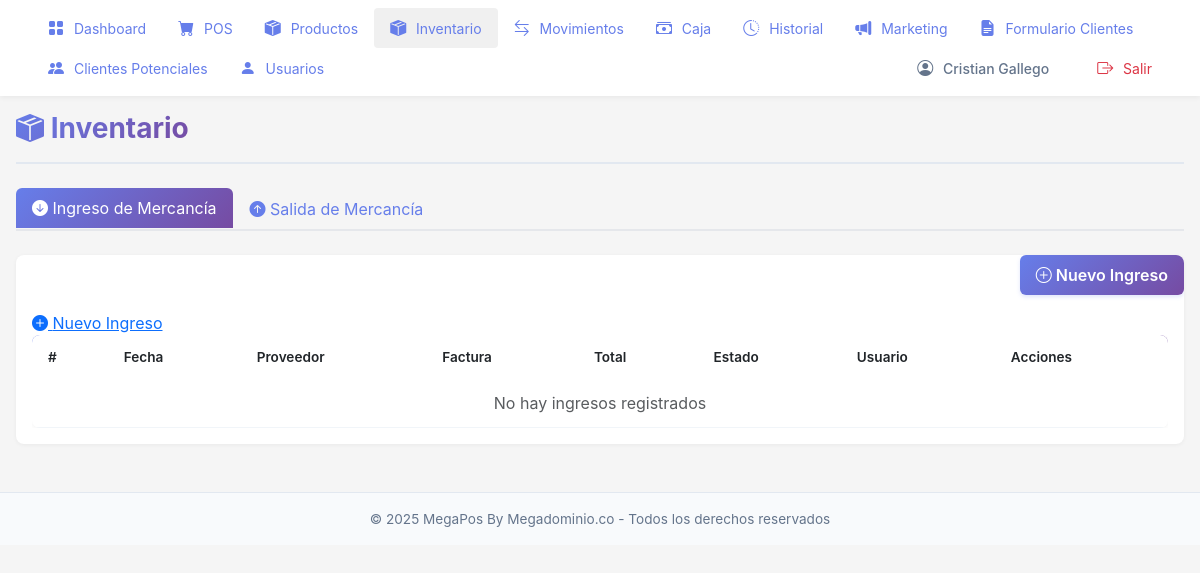
Page /inventario/ (signed in) on the earlier database version.
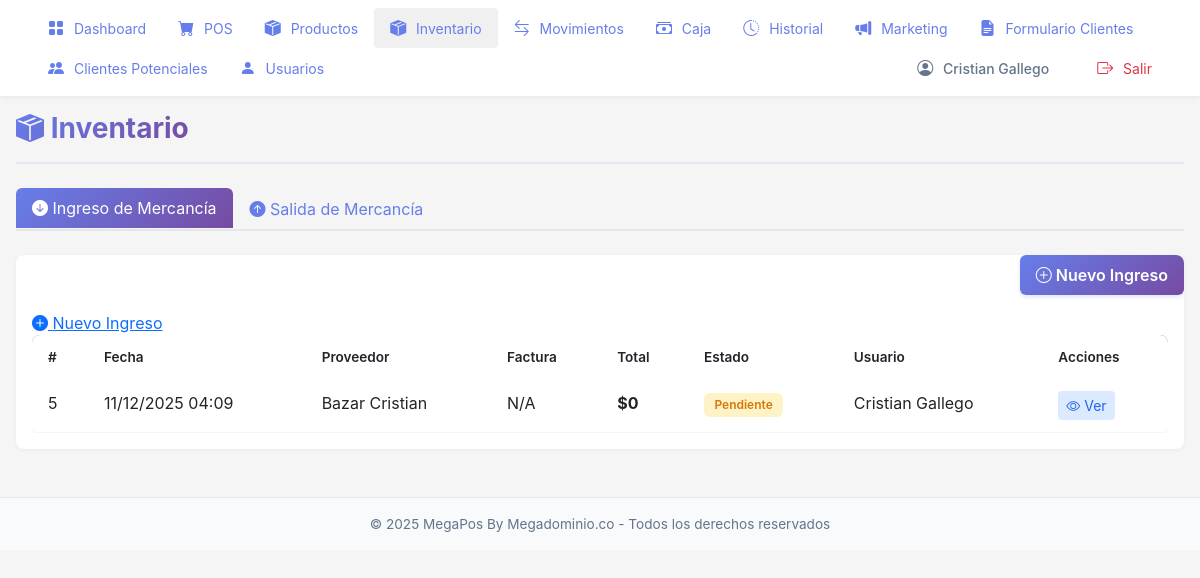
Same page on the later database version.
### pos/models.py (models this page shows, shortened)
class IngresoMercancia(models.Model):
    fecha = models.DateTimeField(
        default=timezone.now,
        db_index=True,
        verbose_name='Fecha'
    )
    proveedor = models.CharField(
        max_length=200,
        verbose_name='Proveedor'
    )
    numero_factura = models.CharField(
        max_length=100,
        null=True,
        blank=True,
        verbose_name='Número de Factura'
    )
    total = models.IntegerField(
        default=0,
        verbose_name='Total'
    )
    observaciones = models.TextField(
        null=True,
        blank=True,
        verbose_name='Observaciones'
    )
    usuario = models.ForeignKey(
        User,
        on_delete=models.PROTECT,
        related_name='ingresos_mercancia',
        verbose_name='Usuario'
    )
    completado = models.BooleanField(
        default=False,
        verbose_name='Completado'
    )
    class Meta:
        verbose_name = 'Ingreso de Mercancía'
        verbose_name_plural = 'Ingresos de Mercancía'
        ordering = ['-fecha']

### pos/views.py (the view)
# urls.py: path('inventario/', views.inventario_view, name='inventario'),
@login_required
@requiere_rol('Administradores', 'Inventario')
def inventario_view(request):
    from django.core.paginator import Paginator, EmptyPage, PageNotAnInteger
    ingresos_list = IngresoMercancia.objects.all().order_by('-fecha')
    salidas_list = SalidaMercancia.objects.all().order_by('-fecha')
    paginator_ingresos = Paginator(ingresos_list, 20)
    paginator_salidas = Paginator(salidas_list, 20)
    page = request.GET.get('page', 1)
    try:
        ingresos = paginator_ingresos.page(page)
    except PageNotAnInteger:
        ingresos = paginator_ingresos.page(1)
    except EmptyPage:
        ingresos = paginator_ingresos.page(paginator_ingresos.num_pages)
    try:
        salidas = paginator_salidas.page(page)
    except PageNotAnInteger:
        salidas = paginator_salidas.page(1)
    except EmptyPage:
        salidas = paginator_salidas.page(paginator_salidas.num_pages)
    tipo_activo = request.GET.get('tipo', 'ingreso')  # 'ingreso' o 'salida'
    context = {
        'ingresos': ingresos,
        'salidas': salidas,
        'tipo_activo': tipo_activo,
    }
    return render(request, 'pos/inventario.html', context)

### pos/context_processors.py (called while the page is built)
def sistema_info(request):
    return {
        'SISTEMA_NOMBRE': 'MegaPos By Megadominio.co',
        'SISTEMA_VERSION': '1.0',
        'DEBUG': settings.DEBUG,
    }

### pos/views.py (called while the page is built)
def requiere_rol(*nombres_roles):
    def decorator(view_func):
        @wraps(view_func)
        def wrapper(request, *args, **kwargs):
            if not request.user.is_authenticated:
                messages.error(request, 'Debes iniciar sesión para acceder')
                return redirect('pos:login')
            if request.user.is_superuser:
                return view_func(request, *args, **kwargs)
            if not tiene_rol(request.user, *nombres_roles):
                messages.error(request, 'No tienes permisos para acceder a esta sección')
                return redirect('pos:home')
            return view_func(request, *args, **kwargs)
        return wrapper
    return decorator

### pos/templates/pos/inventario.html (shortened to what the changed rows need)
{% extends 'pos/base.html' %}
{% load humanize %}
{% block content %}
<div class="page-container">
    <div class="page-header">
        <h1><i class="bi bi-box-seam-fill"></i> Inventario</h1>
    </div>
    {% if tipo_activo == 'ingreso' %}
    <div class="card-modern">
        <div class="card-body">
            <div class="table-responsive">
                <table class="table-modern table">
                    <thead>
                    <tr>
                        <th>#</th>
                        <th>Fecha</th>
                        <th>Proveedor</th>
                        <th>Factura</th>
                        <th>Total</th>
                        <th>Estado</th>
                        <th>Usuario</th>
                        <th>Acciones</th>
                    </tr>
                </thead>
                <tbody>
                    {% for ingreso in ingresos %}
                    <tr>
                        <td>{{ ingreso.id }}</td>
                        <td>{{ ingreso.fecha|date:"d/m/Y H:i" }}</td>
                        <td>{{ ingreso.proveedor }}</td>
                        <td>{{ ingreso.numero_factura|default:"N/A" }}</td>
                        <td><strong>${{ ingreso.total|intcomma }}</strong></td>
                        <td>
                            {% if ingreso.completado %}
                            <span class="badge badge-modern badge-success-modern">Completado</span>
                            {% else %}
                            <span class="badge badge-modern badge-warning-modern">Pendiente</span>
                            {% endif %}
                        </td>
                        <td>
                            {% if ingreso.usuario %}
                                {{ ingreso.usuario.get_full_name|default:ingreso.usuario.username }}
                            {% else %}
                                Sistema
                            {% endif %}
                        </td>
                        <td>
                            {% if es_inventario or es_administrador %}
                            <a href="{% url 'pos:detalle_ingreso' ingreso.id %}" class="btn btn-sm" style="background: #dbeafe; color: #2563eb; border: none;">
                                <i class="bi bi-eye"></i> Ver
                            </a>
                            {% endif %}
                        </td>
                    </tr>
                    {% empty %}
                    <tr>
                        <td colspan="8" class="text-center text-muted">No hay ingresos registrados</td>
                    </tr>
                    {% endfor %}
                </tbody>
                </table>
            </div>
        </div>
    </div>
    {% endif %}
</div>
{% endblock %}

Differences in the rows shown:
added IngresoMercancia: id "5", fecha "11/12/2025 04:09", proveedor "Bazar Cristian", numero_factura "N/A", total "0", completado "Pendiente", usuario.get_full_name "Cristian Gallego"
Other differences:
text no longer shown: "No hay ingresos registrados"
